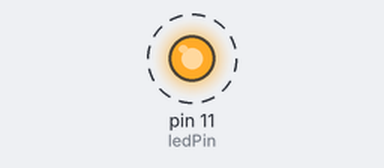
The sketch below on a simulated Arduino Uno, built with avr-gcc and run on an emulated ATmega328P. Shown: output pins drawn as LEDs (lit = HIGH). Dashed ring = blinking.

Above: at 0.5 s.
Timing chart, 0 to 3.5 s (numbered marks = the images above):
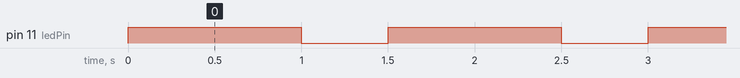

The sketch:

_2-ledVariable.ino
```cpp
const int ledPin = 11;
int onTime = 1000;
int offTime = 500;

void setup() {
  pinMode(ledPin, OUTPUT);
}

void loop() {
  digitalWrite(ledPin, HIGH);
  delay(onTime);
  digitalWrite(ledPin, LOW);
  delay(offTime);
}
```

Measured:
- by itself, pin 11 (ledPin): alternates HIGH for 1.0 s and LOW for 0.50 s
